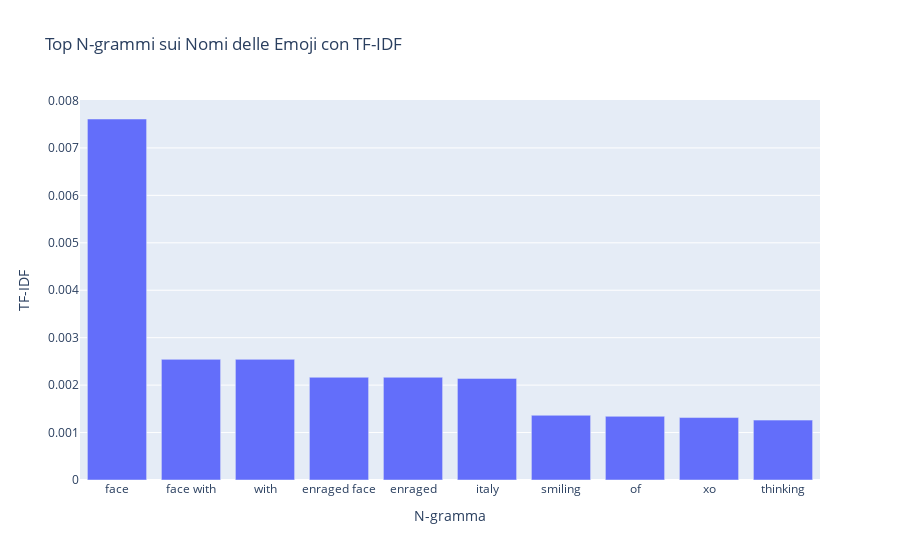

Notebook code cell kept with this figure:
### Markdown cell above
# TF-IDF

### Code cell
from sklearn.feature_extraction.text import TfidfVectorizer
import pandas as pd
import numpy as np
import plotly.express as px
import re

# 1. Preprocessa i dati: la colonna `emojis_names` contiene i nomi delle emoji già convertiti
# Nessun ulteriore preprocessing richiesto qui

# 2. Estrai solo i nomi delle emoji da `emojis_names`
def extract_emoji_names_only(text):
    """
    Estrai solo i nomi delle emoji da un testo con nomi emoji (già pulito).
    """
    return ' '.join(re.findall(r"\b\w+\b", text))  # Mantiene solo parole alfanumeriche

df['emoji_name_text'] = df['emojis_names'].apply(extract_emoji_names_only)

# 3. Calcola TF-IDF sui nomi delle emoji
def calculate_tfidf_on_emoji_names(texts, min_n=1, max_n=3):
    """
    Calcola TF-IDF sui nomi delle emoji, considerando diverse lunghezze di n-grammi.

    Parametri:
        texts: Lista di stringhe contenenti solo i nomi delle emoji.
        min_n: Lunghezza minima degli n-grammi.
        max_n: Lunghezza massima degli n-grammi.

    Ritorna:
        Un DataFrame con n-grammi e il loro TF-IDF medio sui documenti.
    """
    # Usa TfidfVectorizer per generare n-grammi e calcolare TF-IDF
    vectorizer = TfidfVectorizer(ngram_range=(min_n, max_n), token_pattern=r'\b\w+\b')
    X = vectorizer.fit_transform(texts)

    # Estrai i n-grammi
    ngrams = vectorizer.get_feature_names_out()

    # Calcola la media TF-IDF per ogni n-gramma
    tfidf_values = np.mean(X.toarray(), axis=0)

    # Crea un DataFrame con i risultati
    tfidf_df = pd.DataFrame({
        'N-gram': ngrams,
        'TF-IDF': tfidf_values
    }).sort_values(by='TF-IDF', ascending=False)

    return tfidf_df

# 4. Esegui TF-IDF sui nomi delle emoji
texts = df['emoji_name_text'].tolist()  # Solo i nomi delle emoji
tfidf_results = calculate_tfidf_on_emoji_names(texts, min_n=1, max_n=3)

# 5. Mostra i risultati
print("Top N-grammi sui nomi delle emoji (TF-IDF):")
print(tfidf_results.head(10))

# 6. Visualizza i n-grammi più rilevanti con TF-IDF
fig = px.bar(
    tfidf_results.head(10),
    x='N-gram',
    y='TF-IDF',
    title='Top N-grammi sui Nomi delle Emoji con TF-IDF',
    labels={'N-gram': 'N-gramma', 'TF-IDF': 'TF-IDF'}
)
fig.show()

### Figure 1 — Plotly figure (JSON) as saved in the notebook; plotly's stock layout.template omitted (floating-point values rounded to 4 significant figures)
{"data": [{"alignmentgroup": "True", "hovertemplate": "N-gramma=%{x}<br>TF-IDF=%{y}<extra></extra>", "legendgroup": "", "marker": {"color": "#636efa", "pattern": {"shape": ""}}, "name": "", "offsetgroup": "", "orientation": "v", "showlegend": false, "textposition": "auto", "type": "bar", "x": ["face", "face with", "with", "enraged face", "enraged", "italy", "smiling", "of", "xo", "thinking"], "xaxis": "x", "y": [0.007609, 0.002543, 0.002543, 0.002165, 0.002165, 0.002142, 0.001364, 0.001342, 0.001316, 0.001262], "yaxis": "y"}], "layout": {"barmode": "relative", "legend": {"tracegroupgap": 0}, "title": {"text": "Top N-grammi sui Nomi delle Emoji con TF-IDF"}, "xaxis": {"anchor": "y", "domain": [0, 1], "title": {"text": "N-gramma"}}, "yaxis": {"anchor": "x", "domain": [0, 1], "title": {"text": "TF-IDF"}}}}
